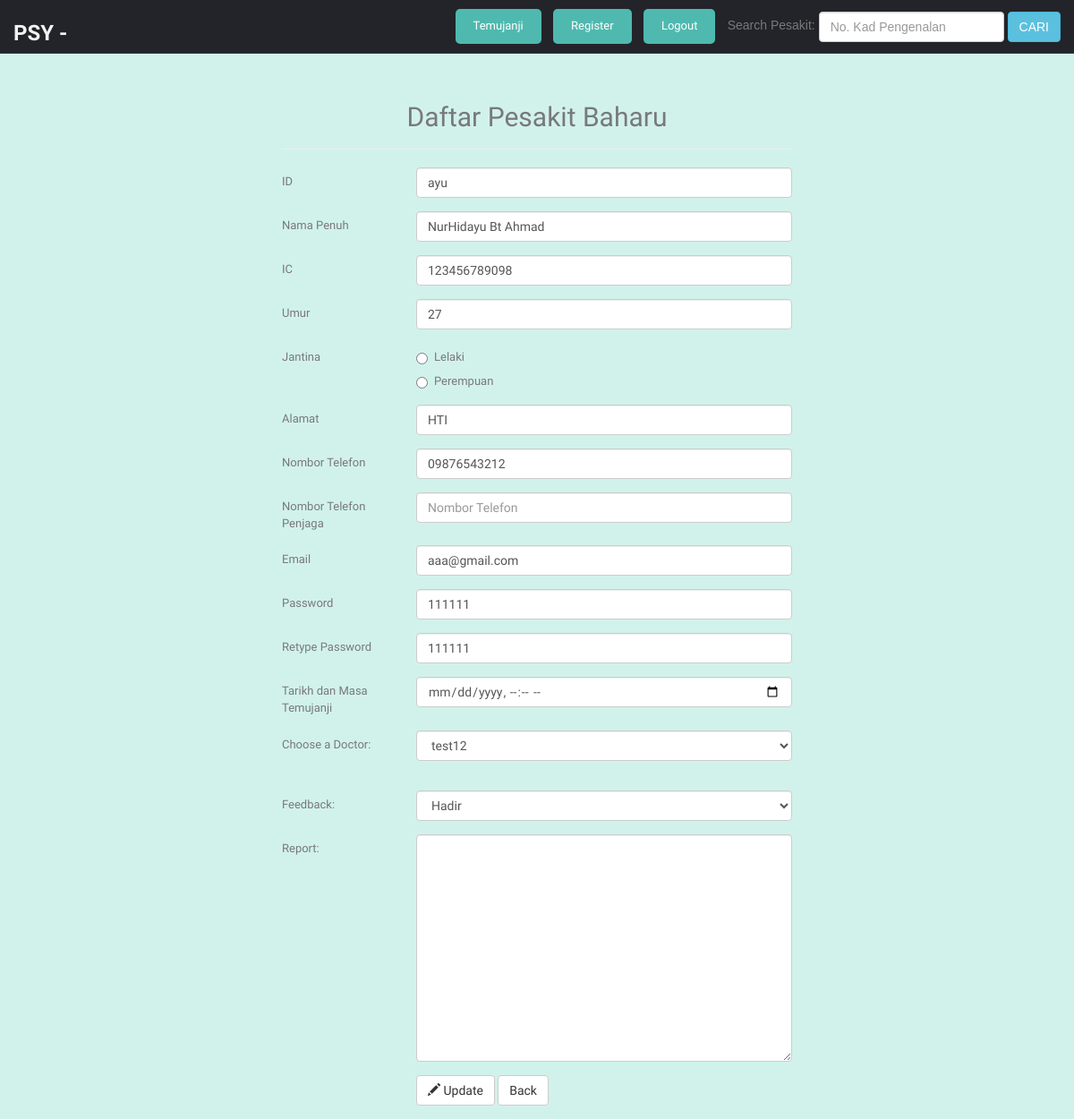
The app's page /PesakitStaff.php?edit=123456789098 (signed in) with its own data.
### tables this page shows
CREATE TABLE `tbl_patients` (
  `patient_id` varchar(255) NOT NULL,
  `patient_name` varchar(255) NOT NULL,
  `patient_IC` varchar(255) NOT NULL,
  `patient_age` varchar(255) NOT NULL,
  `patient_gender` varchar(255) NOT NULL,
  `patient_address` varchar(255) NOT NULL,
  `patient_phone` varchar(255) NOT NULL,
  `patient_email` varchar(255) NOT NULL,
  `patient_password` varchar(255) NOT NULL,
  `patient_repassword` varchar(255) NOT NULL
);

### PesakitStaff_crud.php (called while the page is built, shortened)
<?php
include_once 'db.php';
$conn = new PDO("mysql:host=$servername;dbname=$dbname", $username, $password);
$conn->setAttribute(PDO::ATTR_ERRMODE, PDO::ERRMODE_EXCEPTION);
if (isset($_GET['edit'])) {
  try {
    $stmt = $conn->prepare("SELECT * FROM tbl_patients where patient_IC = :pic");
    $stmt->bindParam(':pic', $pic, PDO::PARAM_STR);
    $stmt->execute();
    $editrow = $stmt->fetch(PDO::FETCH_ASSOC);
    }
  catch(PDOException $e)
  {
      echo "Error: " . $e->getMessage();
  }
}

### PesakitStaff.php (the view, shortened to what this page needs)
<?php
  include_once 'PesakitStaff_crud.php';
?>
<!DOCTYPE html>
<html lang="en">
<head>
  <link href="lib/bootstrap/css/bootstrap.min.css" rel="stylesheet">
  <link href="lib/font-awesome/css/font-awesome.css" rel="stylesheet" />
  <link href="css/style.css" rel="stylesheet">
  <link href="css/style-responsive.css" rel="stylesheet">
</head>
<body style="background-color:#D1F2EB;">
  <section id="container">
    <?php include_once 'nav_barStaff.php'; ?>
    <div class="container-fluid">
    <section>
        <br>
        <br>
        <br>
        <br>
            <div class="row">
    <div class="col-xs-12 col-sm-8 col-sm-offset-2 col-md-6 col-md-offset-3">
      <div class="page-header">
        <center><h2>Daftar Pesakit Baharu</h2></center>
      </div>
    <form action="PesakitStaff.php" method="post" class="form-horizontal">
      <div class="form-group">
          <label for="patientid" class="col-sm-3 control-label">ID</label>
          <div class="col-sm-9">
         <input name="patient_id" type="text" class="form-control" id="patientid" placeholder="Pesakit ID" value="<?php if(isset($_GET['edit'])) echo $editrow['patient_id']; ?>" required>
        </div>
        </div>
      <div class="form-group">
          <label for="patientname" class="col-sm-3 control-label">Nama Penuh</label>
          <div class="col-sm-9">
          <input name="patient_name" type="text" class="form-control" id="patientname" placeholder="Nama" value="<?php if(isset($_GET['edit'])) echo $editrow['patient_name']; ?>" required>
        </div>
        </div>
        <div class="form-group">
          <label for="patientic" class="col-sm-3 control-label">IC</label>
          <div class="col-sm-9">
          <input name="patient_IC" type="text" class="form-control" id="patientic" placeholder="IC" value="<?php if(isset($_GET['edit'])) echo $editrow['patient_IC']; ?>" required>
        </div>
        </div>
        <div class="form-group">
          <label for="patientage" class="col-sm-3 control-label">Umur</label>
          <div class="col-sm-9">
          <input name="patient_age" type="text" class="form-control" id="patientage" placeholder="Umur" value="<?php if(isset($_GET['edit'])) echo $editrow['patient_age']; ?>" required>
        </div>
        </div>
        <div class="form-group">
          <label for="gender" class="col-sm-3 control-label">Jantina</label>
          <div class="col-sm-9">
          <div class="radio">
            <label>
              <input name="patient_gender" type="radio" id="gender" value="Lelaki" <?php if(isset($_GET['edit'])) if($editrow['patient_gender']=="Lelaki") echo "checked"; ?>required> Lelaki
            </label>
            </div>
          <div class="radio">
            <label>
              <input name="patient_gender" type="radio" id="gender" value="Perempuan" <?php if(isset($_GET['edit'])) if($editrow['patient_gender']=="Perempuan") echo "checked"; ?>required> Perempuan
            </label>
            </div>
          </div>
      </div>
      <div class="form-group">
          <label for="patientaddress" class="col-sm-3 control-label">Alamat</label>
          <div class="col-sm-9">
          <input name="patient_address" type="text" class="form-control" id="patientaddress" placeholder="Alamat" value="<?php if(isset($_GET['edit'])) echo $editrow['patient_address']; ?>" required>
        </div>
        </div>
        <div class="form-group">
          <label for="patientphone" class="col-sm-3 control-label">Nombor Telefon</label>
          <div class="col-sm-9">
          <input name="patient_phone" type="text" class="form-control" id="patientphone" placeholder="Nombor Telefon" value="<?php if(isset($_GET['edit'])) echo $editrow['patient_phone']; ?>" required>
        </div>
        </div>
        <div class="form-group">
          <label for="guardianphone" class="col-sm-3 control-label">Nombor Telefon Penjaga</label>
          <div class="col-sm-9">
          <input name="patient_guardianP" type="text" class="form-control" id="guardianphone" placeholder="Nombor Telefon" value="<?php if(isset($_GET['edit'])) echo $editrow['patient_guardianP']; ?>" required>
        </div>
        </div>
        <div class="form-group">
          <label for="patientemail" class="col-sm-3 control-label">Email</label>
          <div class="col-sm-9">
          <input name="patient_email" type="text" class="form-control" id="patientemail" placeholder="Email" value="<?php if(isset($_GET['edit'])) echo $editrow['patient_email']; ?>" required>
        </div>
        </div>
        <div class="form-group">
          <label for="patientpassword" class="col-sm-3 control-label">Password</label>
          <div class="col-sm-9">
          <input name="patient_password" type="text" class="form-control" id="patientpassword" placeholder="Password" value="<?php if(isset($_GET['edit'])) echo $editrow['patient_password']; ?>" required>
        </div>
        </div>
        <div class="form-group">
          <label for="repassword" class="col-sm-3 control-label">Retype Password</label>
          <div class="col-sm-9">
          <input name="patient_repassword" type="text" class="form-control" id="repassword" placeholder="Retype Password" value="<?php if(isset($_GET['edit'])) echo $editrow['patient_repassword']; ?>" required>
        </div>
        </div>
        <div class="form-group">
          <label for="event_dt" class="col-sm-3 control-label">Tarikh dan Masa Temujanji</label>
          <div class="col-sm-9">
          <input name="event_dt" type="datetime-local" class="form-control" id="event_dt" placeholder="Temujanji" value="<?php if(isset($_GET['edit'])) echo $editrow['event_dt']; ?>" required>
        </div>
        </div>
        <div class="form-group">
        <label for="dr_name" class="col-sm-3 control-label">Choose a Doctor:</label>
        <div class="col-sm-9">
        <select name="dr_name" class="form-control" id="dr_name">
        <?php
        require 'user/connect.php';
        $sql = "SELECT dr_name FROM tbl_doctor";
        $result = mysqli_query($conn, $sql);
          while ($row = mysqli_fetch_assoc($result)) {
            echo "<option value='" . $row['dr_name'] . "'>" . $row['dr_name'] . "</option>";
          }
        ?>
        </select><br>
        </div>
        </div>
        <div class="form-group">
        <label for="feedback" class="col-sm-3 control-label">Feedback:</label>
        <div class="col-sm-9">
        <select name="feedback" class="form-control" id="feedback">
	      <option value="HADIR">Hadir</option>
        </select>
        </div>
        </div>
        <div class="form-group">
          <label for="reports" class="col-sm-3 control-label">Report:</label>
          <div class="col-sm-9">
          <textarea name="patient_reports" class="form-control" rows="12" id="reports" ><?php if(isset($_GET['edit'])) echo $editrow['patient_reports']; ?></textarea>
        </div>
        </div>
         <div class="form-group">
          <div class="col-sm-offset-3 col-sm-9">
          <?php if (isset($_GET['edit'])) { ?>
         <button class="btn btn-default" type="submit" name="update"><span class="glyphicon glyphicon-pencil" aria-hidden="true"></span> Update</button>
          <?php } else { ?>
          <button class="btn btn-default" type="submit" name="create"><span class="glyphicon glyphicon-plus" aria-hidden="true"></span> Create</button>
          <?php } ?>
          <a href="viewAppointmentPatient.php" class="btn btn-default" role="button">Back</a>
        </div>
      </div>
    </form>
    </div>
  </div>
 </div>
    </section>
</body>
</html>

### css/style.css (style rules this page uses)
body { color: #797979; background: #eaeaea; font-family: 'Ruda', sans-serif; padding: 0px !important; margin: 0px !important; font-size:13px; }
a, a:hover, a:focus { text-decoration: none; outline: none; }
#container { width: 100%; height: 100%; }
label { font-weight: 400; }
@media (min-width: 768px) { .form-horizontal .control-label { text-align: left; } }

### records on screen
tbl_patients: patient_id "ayu", patient_name "NurHidayu Bt Ahmad", patient_IC "123456789098", patient_age "27", patient_gender "☐ Jantina", patient_gender "☐ Perempuan", patient_address "HTI", patient_phone "09876543212", patient_email "aaa@gmail.com", patient_password "111111", patient_repassword "111111"

### other values on screen
form field dr_name "test12"
